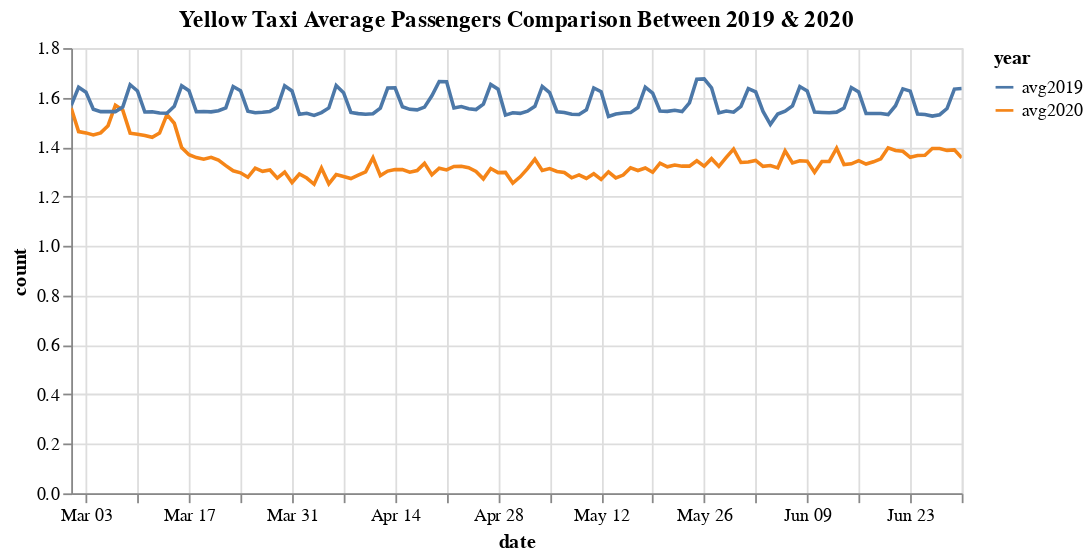

Source (notebook cell):
### Code cell
alt.Chart(yellow_avg_long_form, title="Yellow Taxi Average Passengers Comparison Between 2019 & 2020").mark_line().encode(
    x=alt.X("date:T"),
    y="count:Q",
    color='year:N',
    tooltip=list(yellow_avg_long_form.columns)
).properties(
    width=500,
    height=250
).interactive()

### Figure 1 — Vega-Lite specification as saved in the notebook (floating-point values rounded to 4 significant figures; data arrays with more than 128 entries replaced by an {"elided": "..."} marker saying what was removed)
{"config": {"view": {"continuousWidth": 400, "continuousHeight": 300}}, "data": {"name": "data-18c171a82485b264b002128a6c78f321"}, "mark": "line", "encoding": {"color": {"type": "nominal", "field": "year"}, "tooltip": [{"type": "nominal", "field": "date"}, {"type": "nominal", "field": "year"}, {"type": "quantitative", "field": "count"}], "x": {"type": "temporal", "field": "date"}, "y": {"type": "quantitative", "field": "count"}}, "height": 250, "selection": {"selector008": {"type": "interval", "bind": "scales", "encodings": ["x", "y"]}}, "title": "Yellow Taxi Average Passengers Comparison Between 2019 & 2020", "width": 500, "$schema": "https://vega.github.io/schema/vega-lite/v4.8.1.json", "datasets": {"data-18c171a82485b264b002128a6c78f321": {"elided": "244 records"}}}
